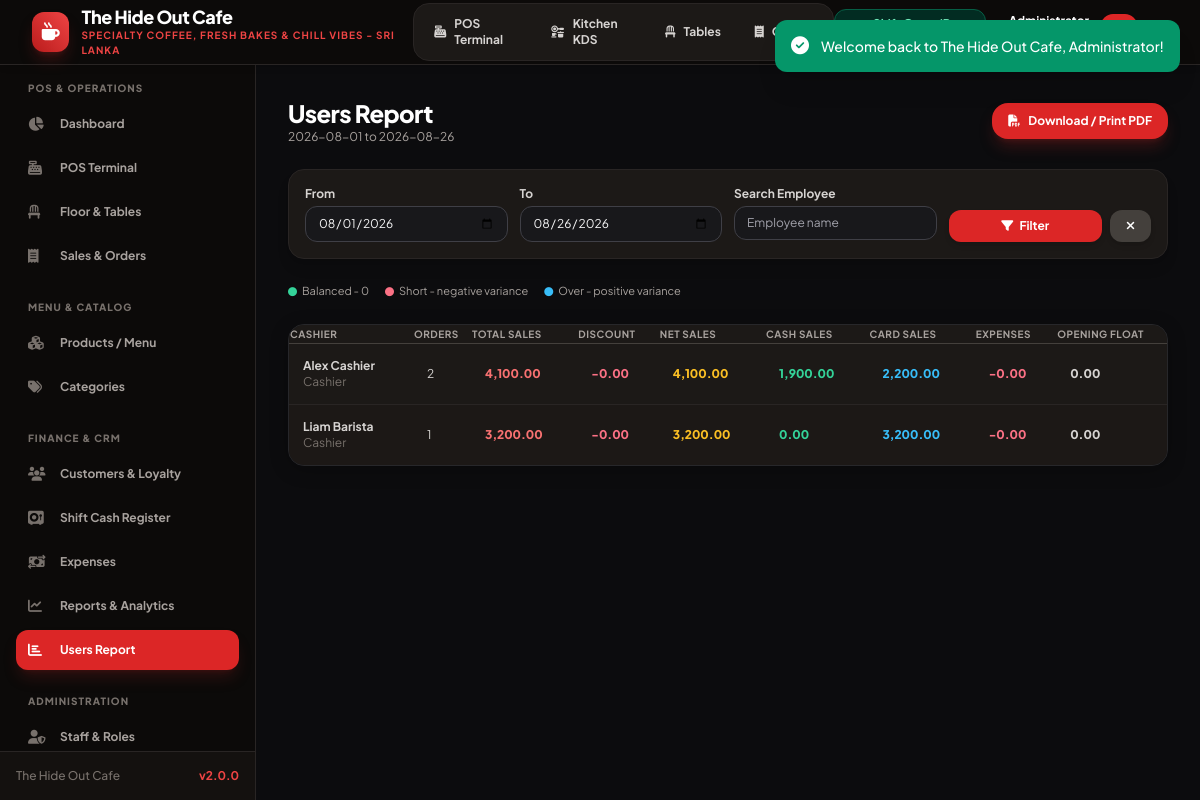
Page /users_report.php (signed in) on the committed database.
### tables this page shows
CREATE TABLE `users` (
  `id` INT AUTO_INCREMENT PRIMARY KEY,
  `name` VARCHAR(100) NOT NULL,
  `email` VARCHAR(100) NOT NULL UNIQUE,
  `password` VARCHAR(255) NOT NULL,
  `role` ENUM('admin', 'manager', 'cashier') NOT NULL DEFAULT 'cashier',
  `phone` VARCHAR(20) NULL,
  `status` ENUM('active', 'inactive') NOT NULL DEFAULT 'active',
  `created_at` TIMESTAMP DEFAULT CURRENT_TIMESTAMP
);

### config/functions.php (called while the page is built, shortened)
<?php
require_once __DIR__ . '/database.php';
function e(?string $string): string {
    return htmlspecialchars($string ?? '', ENT_QUOTES, 'UTF-8');
}

### config/database.php (called while the page is built, shortened)
<?php
class Database {
    private static ?Database $instance = null;
    private ?PDO $conn = null;
    private function __construct() {
        $dsn = "mysql:host=" . DB_HOST . ";port=" . DB_PORT . ";dbname=" . DB_NAME . ";charset=" . DB_CHARSET;
        $options = [
            PDO::ATTR_ERRMODE            => PDO::ERRMODE_EXCEPTION,
            PDO::ATTR_DEFAULT_FETCH_MODE => PDO::FETCH_ASSOC,
            PDO::ATTR_EMULATE_PREPARES   => false,
            PDO::MYSQL_ATTR_INIT_COMMAND => "SET NAMES " . DB_CHARSET
        ];
        try {
            $this->conn = new PDO($dsn, DB_USER, DB_PASS, $options);
        } catch (PDOException $e) {
            if ($e->getCode() == 1049) {
                die("<h3>Database Error:</h3><p>Database <code>" . DB_NAME . "</code> does not exist. Please import <code>database/database.sql</code> into MySQL first.</p>");
            }
            die("<h3>Database Connection Failed:</h3><p>" . htmlspecialchars($e->getMessage()) . "</p>");
        }
    }
    public static function getInstance(): Database {
        if (self::$instance === null) {
            self::$instance = new self();
        }
        return self::$instance;
    }
    public function fetchAll(string $sql, array $params = []): array {
        $stmt = $this->conn->prepare($sql);
        $stmt->execute($params);
        return $stmt->fetchAll();
    }
}
function db(): Database {
    return Database::getInstance();
}

### users_report.php (the view, shortened to what this page needs)
<?php
require_once __DIR__ . '/config/functions.php';
$settings = getSettings();
$clearFilters = isset($_GET['clear']);
$startDate = $clearFilters ? '' : ($_GET['start_date'] ?? date('Y-m-01'));
$endDate = $clearFilters ? '' : ($_GET['end_date'] ?? date('Y-m-d'));
$startDate = preg_match('/^\d{4}-\d{2}-\d{2}$/', $startDate) ? $startDate : '';
$endDate = preg_match('/^\d{4}-\d{2}-\d{2}$/', $endDate) ? $endDate : '';
$search = trim($_GET['q'] ?? '');
$likeSearch = '%' . $search . '%';
$startDateTime = $startDate !== '' ? $startDate . ' 00:00:00' : '';
$endDateExclusiveTime = $endDate !== '' ? date('Y-m-d', strtotime($endDate . ' +1 day')) . ' 00:00:00' : '';
$orderDateFilter = '';
$expenseDateFilter = '';
$shiftDateFilter = '';
$reportParams = [':user_search' => $likeSearch];
if ($startDate !== '') {
    $orderDateFilter .= ' AND created_at >= :order_start_time';
    $expenseDateFilter .= ' AND expense_date >= :expense_start';
    $shiftDateFilter .= ' AND COALESCE(closing_time, NOW()) >= :shift_start_time';
    $reportParams[':order_start_time'] = $startDateTime;
    $reportParams[':expense_start'] = $startDate;
    $reportParams[':shift_start_time'] = $startDateTime;
}
if ($endDate !== '') {
    $orderDateFilter .= ' AND created_at < :order_end_time';
    $expenseDateFilter .= ' AND expense_date < :expense_end';
    $shiftDateFilter .= ' AND opening_time < :shift_end_time';
    $reportParams[':order_end_time'] = $endDateExclusiveTime;
    $reportParams[':expense_end'] = date('Y-m-d', strtotime($endDate . ' +1 day'));
    $reportParams[':shift_end_time'] = $endDateExclusiveTime;
}
$usersReport = db()->fetchAll(
    "SELECT
        u.id,
        u.name,
        u.role,
        COALESCE(o.order_count, 0) as order_count,
        COALESCE(o.total_sales, 0) as total_sales,
        COALESCE(o.total_discount, 0) as total_discount,
        COALESCE(o.net_sales, 0) as net_sales,
        COALESCE(o.cash_sales, 0) as cash_sales,
        COALESCE(o.card_sales, 0) as card_sales,
        COALESCE(e.total_expenses, 0) as total_expenses,
        COALESCE(r.opening_float, 0) as opening_float,
        r.counted_cash,
        (COALESCE(r.opening_float, 0) + COALESCE(o.cash_sales, 0) - COALESCE(e.total_expenses, 0)) as expected_cash,
        (r.counted_cash - (COALESCE(r.opening_float, 0) + COALESCE(o.cash_sales, 0) - COALESCE(e.total_expenses, 0))) as variance
     FROM users u
     LEFT JOIN (
         SELECT user_id,
                COUNT(id) as order_count,
                SUM(subtotal) as total_sales,
                SUM(discount_amount) as total_discount,
                SUM(subtotal - discount_amount) as net_sales,
                SUM(CASE WHEN payment_method = 'cash' THEN subtotal - discount_amount ELSE 0 END) as cash_sales,
                SUM(CASE WHEN payment_method = 'card' THEN subtotal - discount_amount ELSE 0 END) as card_sales
         FROM orders
                 WHERE 1=1
                     $orderDateFilter
           AND payment_status = 'paid'
           AND order_status = 'completed'
         GROUP BY user_id
     ) o ON o.user_id = u.id
     LEFT JOIN (
         SELECT user_id, SUM(amount) as total_expenses
         FROM expenses
                 WHERE 1=1
                     $expenseDateFilter
         GROUP BY user_id
     ) e ON e.user_id = u.id
     LEFT JOIN (
         SELECT user_id,
                SUM(opening_cash) as opening_float,
                SUM(closing_cash) as counted_cash
         FROM cash_registers
                 WHERE 1=1
                     $shiftDateFilter
         GROUP BY user_id
     ) r ON r.user_id = u.id
         WHERE o.order_count > 0
             AND u.name LIKE :user_search
    ORDER BY o.order_count DESC, o.net_sales DESC, u.name ASC",
    $reportParams
);
$exportPdf = ($_GET['export'] ?? '') === 'pdf';
$formatAmount = static function ($amount): string {
    return number_format((float)$amount, 2);
};
?>
<?php if ($exportPdf): ?>
<!DOCTYPE html>
<html lang="en">
<head>
    <meta charset="UTF-8">
    <meta name="viewport" content="width=device-width, initial-scale=1.0">
    <title>Users Report | <?= e($settings['cafe_name'] ?? APP_NAME) ?></title>
    <style>
        body { margin: 0; font-family: Arial, sans-serif; color: #292524; background: white; }
        .report-page { max-width: 1600px; margin: 0 auto; padding: 32px; }
        .report-header { display: flex; justify-content: space-between; align-items: flex-start; gap: 20px; margin-bottom: 24px; }
        .report-header h1 { margin: 0 0 6px; font-size: 26px; }
        .report-header p { margin: 0; color: #78716c; font-size: 13px; }
        .toolbar { display: flex; align-items: center; gap: 10px; flex-wrap: wrap; margin-bottom: 20px; }
        .toolbar input { padding: 9px 11px; border: 1px solid #d6d3d1; border-radius: 8px; }
        .toolbar button, .toolbar a { padding: 10px 14px; border: 0; border-radius: 8px; color: white; background: #292524; text-decoration: none; font-size: 13px; cursor: pointer; }
        .toolbar a { background: #047857; }
        .report-table { width: 100%; border-collapse: collapse; background: white; font-size: 11px; }
        .report-table th { background: #292524; color: white; text-align: left; padding: 10px 8px; white-space: nowrap; }
        .report-table td { padding: 10px 8px; border-bottom: 1px solid #e7e5e4; white-space: nowrap; }
        .report-table td.number, .report-table th.number { text-align: right; }
        .report-table td.center, .report-table th.center { text-align: center; }
        .report-table tr:nth-child(even) { background: #fafaf9; }
        .status-balanced { color: #047857; font-weight: bold; }
        .status-short { color: #be123c; font-weight: bold; }
        .status-over { color: #0369a1; font-weight: bold; }
        .muted { color: #a8a29e; }
        @media print {
            @page { size: landscape; margin: 10mm; }
            body { background: white; }
            .report-page { max-width: none; padding: 0; }
            .toolbar { display: none; }
            .report-header { margin-bottom: 12px; }
            .report-table { font-size: 8px; }
            .report-table th, .report-table td { padding: 5px 4px; }
        }
    </style>
</head>
<body>
<?php else: ?>
<?php
require_once __DIR__ . '/includes/header.php';
require_once __DIR__ . '/includes/sidebar.php';
?>
<main class="flex-1 overflow-y-auto p-4 sm:p-6 lg:p-8 bg-[#0c0c0e]">
<?php endif; ?>
<div class="report-page <?= !$exportPdf ? 'max-w-7xl mx-auto space-y-6' : '' ?>">
    <div class="report-header <?= !$exportPdf ? 'flex flex-col sm:flex-row sm:items-center justify-between gap-4' : '' ?>">
        <div>
            <h1 class="<?= !$exportPdf ? 'text-2xl font-black tracking-tight text-white' : '' ?>"><?= !$exportPdf ? 'Users Report' : e($settings['cafe_name'] ?? APP_NAME) . ' - Users Report' ?></h1>
            <p class="<?= !$exportPdf ? 'text-xs text-stone-400' : '' ?>"><?= e($startDate) ?> to <?= e($endDate) ?><?= $search !== '' ? ' | Search: ' . e($search) : '' ?></p>
        </div>
        <?php if (!$exportPdf): ?>
            <a href="<?= BASE_URL ?>/users_report.php?start_date=<?= e($startDate) ?>&end_date=<?= e($endDate) ?>&q=<?= urlencode($search) ?>&export=pdf" target="_blank" class="inline-flex items-center gap-2 px-4 py-2.5 bg-red-600 hover:bg-red-500 text-white font-bold rounded-2xl text-xs shadow-lg shadow-red-900/40 transition"><i class="fa-solid fa-file-pdf"></i> Download / Print PDF</a>
        <?php endif; ?>
    </div>
    <?php if (!$exportPdf): ?>
    <form method="GET" action="users_report.php" class="grid grid-cols-1 sm:grid-cols-2 md:grid-cols-4 gap-3 text-xs bg-stone-900 border border-stone-800 p-4 rounded-2xl shadow-lg">
        <div>
            <label class="block font-bold text-stone-300 mb-1">From</label>
            <input type="date" name="start_date" value="<?= e($startDate) ?>" class="w-full px-3 py-2 bg-stone-800 border border-stone-700 rounded-xl text-white">
        </div>
        <div>
            <label class="block font-bold text-stone-300 mb-1">To</label>
            <input type="date" name="end_date" value="<?= e($endDate) ?>" class="w-full px-3 py-2 bg-stone-800 border border-stone-700 rounded-xl text-white">
        </div>
        <div>
            <label class="block font-bold text-stone-300 mb-1">Search Employee</label>
            <input type="search" name="q" value="<?= e($search) ?>" placeholder="Employee name" class="w-full px-3 py-2 bg-stone-800 border border-stone-700 rounded-xl text-white">
        </div>
        <div class="flex items-end">
            <div class="flex w-full gap-2">
                <button type="submit" class="flex-1 py-2 bg-red-600 hover:bg-red-500 text-white font-bold rounded-xl shadow-md transition"><i class="fa-solid fa-filter mr-1"></i> Filter</button>
                <a href="<?= BASE_URL ?>/users_report.php?clear=1" class="px-4 py-2 bg-stone-700 hover:bg-stone-600 text-white font-bold rounded-xl shadow-md transition" title="Clear filters"><i class="fa-solid fa-xmark"></i></a>
            </div>
        </div>
    </form>
    <div class="status-legend mb-1">
        <span><i class="fa-solid fa-circle text-emerald-400"></i> Balanced - 0</span>
        <span><i class="fa-solid fa-circle text-rose-400"></i> Short - negative variance</span>
        <span><i class="fa-solid fa-circle text-sky-400"></i> Over - positive variance</span>
    </div>
    <?php endif; ?>
    <div class="<?= !$exportPdf ? 'card-cafe-dark overflow-hidden' : '' ?>">
    <div class="overflow-x-auto">
    <table class="report-table w-full text-xs text-left">
        <thead class="bg-stone-900 text-stone-400 font-bold uppercase text-[10px] tracking-wider border-b border-stone-700">
            <tr>
                <th>Cashier</th>
                <th class="center">Orders</th>
                <th class="number">Total Sales</th>
                <th class="number">Discount</th>
                <th class="number">Net Sales</th>
                <th class="number">Cash Sales</th>
                <th class="number">Card Sales</th>
                <th class="number">Expenses</th>
                <th class="number">Opening Float</th>
            </tr>
        </thead>
        <tbody class="divide-y divide-stone-800">
        <?php if (empty($usersReport)): ?>
            <tr><td colspan="13" class="center muted">No users found.</td></tr>
        <?php else: ?>
            <?php foreach ($usersReport as $row): ?>
                <tr class="hover:bg-stone-800 transition">
                    <td class="p-3.5"><strong><?= e($row['name']) ?></strong><br><span class="muted"><?= e(ucfirst($row['role'])) ?></span></td>
                    <td data-label="Orders" class="p-3.5 center"><?= (int)$row['order_count'] ?></td>
                    <td data-label="Total Sales" class="p-3.5 number amount-sales"><?= $formatAmount($row['total_sales']) ?></td>
                    <td data-label="Discount" class="p-3.5 number amount-discount">-<?= $formatAmount($row['total_discount']) ?></td>
                    <td data-label="Net Sales" class="p-3.5 number amount-net"><?= $formatAmount($row['net_sales']) ?></td>
                    <td data-label="Cash Sales" class="p-3.5 number amount-cash"><?= $formatAmount($row['cash_sales']) ?></td>
                    <td data-label="Card Sales" class="p-3.5 number amount-card"><?= $formatAmount($row['card_sales']) ?></td>
                    <td data-label="Expenses" class="p-3.5 number amount-expense">-<?= $formatAmount($row['total_expenses']) ?></td>
                    <td data-label="Opening Float" class="p-3.5 number amount-opening"><?= $formatAmount($row['opening_float']) ?></td>
                </tr>
            <?php endforeach; ?>
        <?php endif; ?>
        </tbody>
    </table>
    </div>
    </div>
</div>
<?php if ($exportPdf): ?><script>window.addEventListener('load', function () { window.print(); });</script></body></html><?php else: ?></main><?php require_once __DIR__ . '/includes/footer.php'; ?><?php endif; ?>

### assets/css/style.css (style rules this page uses)
:root { --primary: #dc2626; --primary-hover: #b91c1c; --primary-dark: #991b1b; --primary-light: #fee2e2; --dark-bg: #09090b; --dark-card: #18181b; --dark-border: #27272a; --text-main: #18181b; --text-light: #f4f4f5; --success: #10b981; --warning: #f59e0b; --danger: #ef4444; }
body { font-family: 'Plus Jakarta Sans', system-ui, -apple-system, BlinkMacSystemFont, 'Segoe UI', Roboto, sans-serif; background-color: #f4f4f6; color: #18181b; }
.card-cafe-dark { background: #18181b; border: 1px solid #27272a; border-radius: 1rem; box-shadow: 0 4px 20px -2px rgba(0, 0, 0, 0.3); transition: all 0.2s ease-in-out; }
input:not([type="checkbox"]):not([type="radio"]):not([type="hidden"]):not([type="submit"]):not([type="button"]), textarea, select { background-color: #18181b !important; color: #f4f4f5 !important; border: 1px solid #3f3f46 !important; border-radius: 0.75rem; }
input::placeholder, textarea::placeholder { color: #a1a1aa !important; }

### users_report.php (style rules this page uses)
.report-page { max-width: 80rem; padding: 0; }
.report-table { min-width: 1280px; background: #1c1917; }
.report-table th { background: #1c1917; color: #a8a29e; }
.report-table td { border-color: #292524; color: #d6d3d1; }
.report-table tr:nth-child(even) { background: rgba(28, 25, 23, 0.55); }
.report-table .muted { color: #78716c; }
.report-table .amount-sales { color: #f87171; font-weight: 800; }
.report-table .amount-discount, .report-table .amount-expense { color: #fb7185; font-weight: 800; }
.report-table .amount-net { color: #fbbf24; font-weight: 900; }
.report-table .amount-cash { color: #34d399; font-weight: 800; }
.report-table .amount-card { color: #38bdf8; font-weight: 800; }
.report-table .amount-opening, .report-table .amount-expected { color: #d6d3d1; font-weight: 800; }
.status-legend { display: flex; gap: 16px; flex-wrap: wrap; align-items: center; color: #a8a29e; font-size: 11px; }
.status-legend span { display: inline-flex; align-items: center; gap: 5px; }
.status-legend i { font-size: 9px; }

### rows in the picture
users: name "Alex Cashier", role "Cashier", order_count "2", total_sales "4,100.00", total_discount "0.00", net_sales "4,100.00", cash_sales "1,900.00", card_sales "2,200.00", total_expenses "0.00", opening_float "0.00"
users: name "Liam Barista", role "Cashier", order_count "1", total_sales "3,200.00", total_discount "0.00", net_sales "3,200.00", cash_sales "0.00", card_sales "3,200.00", total_expenses "0.00", opening_float "0.00"

### other values in the picture
$settings['cafe_name'] "The Hide Out Cafe"
$settings['cafe_tagline'] "SPECIALTY COFFEE, FRESH BAKES & CHILL VIBES - SRI LANKA"
APP_NAME "The Hide Out Cafe"
APP_VERSION "2.0.0"
$startDate "2026-08-01"
$endDate "2026-08-26"
